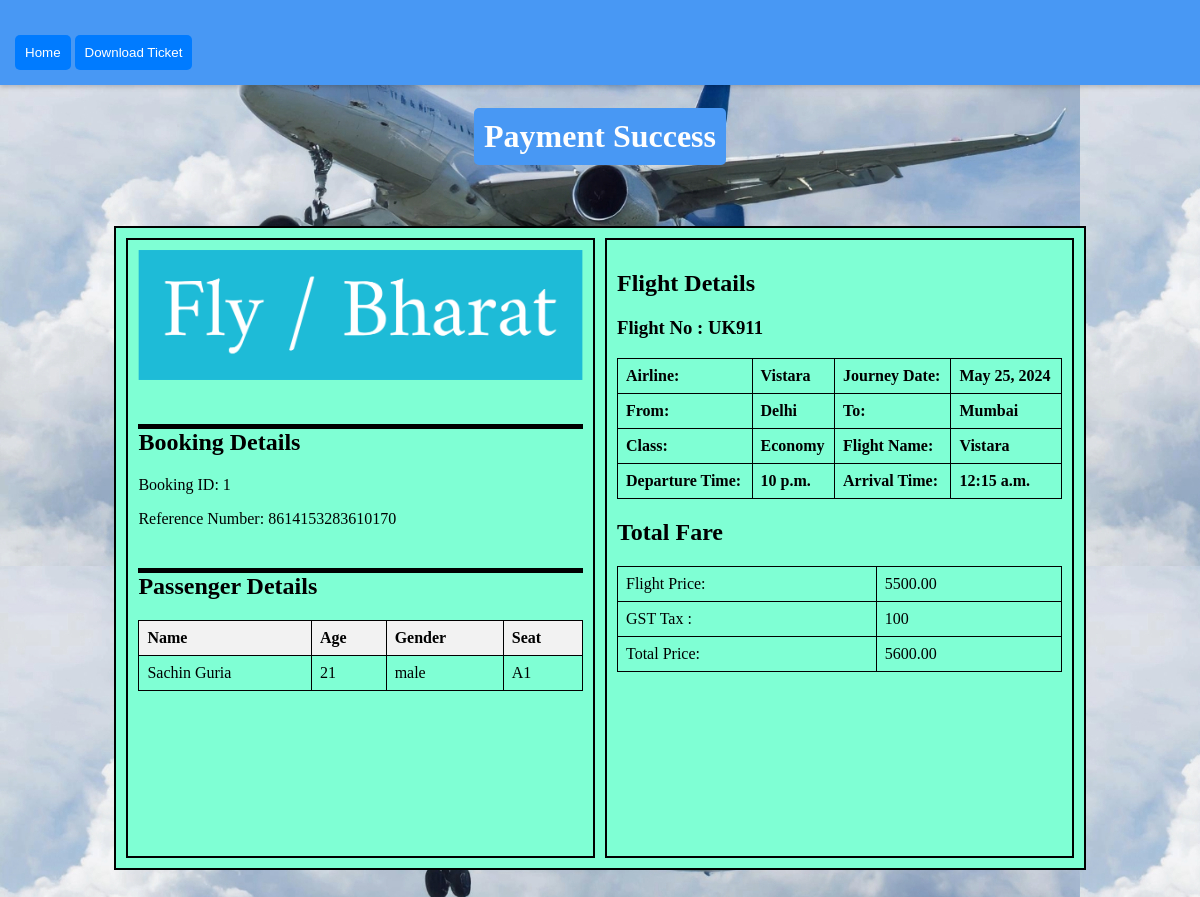
/payment_success/1 (signed in), run on the app's committed database.
### apps/models.py (models this page shows, shortened)
class Booking(models.Model):
    user=models.ForeignKey(User, on_delete=models.CASCADE,null=True)
    flight = models.ForeignKey(Flight, on_delete=models.CASCADE, null=True,default=1)
    departure_date = models.DateField(null=True)
    class_type = models.CharField(max_length=50,null=True)
    flight_fare = models.DecimalField(max_digits=10, decimal_places=2)

class Payment(models.Model):
    STATUS_CHOICES = [
        ('fail', 'Fail'),
        ('pass', 'Pass'),
    ]
    booking = models.ForeignKey('Booking', on_delete=models.CASCADE)
    reference = models.CharField(max_length=100)
    amount = models.DecimalField(max_digits=10, decimal_places=2)
    payment_date = models.DateTimeField(auto_now_add=True)
    paid = models.CharField(max_length=10, choices=STATUS_CHOICES, default='fail')

class Passenger(models.Model):
    booking = models.ForeignKey(
        'Booking',
        related_name='passengers',
        on_delete=models.CASCADE
    )
    flight_id = models.IntegerField(null=True)
    name = models.CharField(
        _('Name'),
        max_length=100,
        null=True,
        blank=True
    )
    age = models.IntegerField(
        _('Age'),
        null=True,
        blank=True
    )
    gender = models.CharField(max_length=10, choices=[('male', 'Male'), ('female', 'Female'), ('other', 'Other')],null=True)
    contact_number = models.CharField(
        _('Contact Number'),
        max_length=20,
        default='2122112'
    )
    email = models.EmailField(
        _('Email'),
        default='noreply@example.com'
    )
    seat = models.CharField(max_length=3,null=True)

class Flight(models.Model):
    airline = models.CharField(max_length=100)
    flight_number = models.CharField(max_length=20)
    departure_date = models.DateField()
    departure_time = models.TimeField()
    arrival_time = models.TimeField()
    from_location = models.CharField(max_length=100)
    to_location = models.CharField(max_length=100)
    price = models.DecimalField(max_digits=10, decimal_places=2)
    class_type = models.CharField(max_length=20)
    total_seat = models.IntegerField(default=0)
    is_available = models.BooleanField(default=True)

### apps/views.py (the view)
# urls.py: path('payment_success/<int:booking_id>', views.payment_success, name='payment_success'),
@login_required
def payment_success(request, booking_id):
    booking = get_object_or_404(Booking, pk=booking_id)
    payment = get_object_or_404(Payment, booking_id=booking_id)
    passengers = Passenger.objects.filter(booking=booking)
    flight = get_object_or_404(Flight, id=booking.flight_id)
    context = {
        'booking': booking,
        'reference_number': payment.reference,
        'passengers': passengers,
        'fare':payment,
        'flight':flight,
    }
    return render(request, 'payment_success.html', context)

### apps/templates/payment_success.html (shortened to what this page needs)
{% load static %}
<!DOCTYPE html>
<html lang="en">
  <head>
  </head>
  <body onload="generateBarcode()">
    <div class="top-bar">
      <button class="home-button" onclick="goToHome()">Home</button>
      <button class="download-button" onclick="downloadPDF()">
        Download Ticket
      </button>
    </div>
    <h1>Payment Success</h1>
    <div class="main-container" id="main-container">
      <div class="container">
        <img
          class="rectangle-image"
          src="{% static 'img/logo.png' %}"
          alt="Plane Image"
        />
        <hr />
        <h2>Booking Details</h2>
        <p>Booking ID: {{ booking.pk }}</p>
        <p>Reference Number: {{ reference_number }}</p>
        <hr />
        <h2>Passenger Details</h2>
        <table>
          <tr>
            <th>Name</th>
            <th>Age</th>
            <th>Gender</th>
            <th>Seat</th>
          </tr>
          {% for passenger in passengers %}
          <tr>
            <td>{{ passenger.name }}</td>
            <td>{{ passenger.age }}</td>
            <td>{{ passenger.gender }}</td>
            <td>{{ passenger.seat }}</td>
          </tr>
          {% endfor %}
        </table>
      </div>
      <div class="second-container">
        <h2>Flight Details</h2>
        <h3>Flight No : {{flight.flight_number}}</h3>
        <table>
          <tr>
            <td><strong> Airline: </strong></td>
            <td><strong>{{flight.airline}}</strong></td>
            <td><strong>Journey Date:</strong></td>
            <td><strong>{{booking.departure_date}}</strong></td>
          </tr>
          <tr>
            <td><strong>From:</strong></td>
            <td><strong>{{flight.from_location}}</strong></td>
            <td><strong>To:</strong></td>
            <td><strong>{{flight.to_location}}</strong></td>
          </tr>
          <tr>
            <td><strong>Class:</strong></td>
            <td><strong>{{booking.class_type}}</strong></td>
            <td><strong>Flight Name:</strong></td>
            <td><strong>{{flight.airline}}</strong></td>
          </tr>
          <tr>
            <td><strong>Departure Time:</strong></td>
            <td><strong>{{flight.departure_time}}</strong></td>
            <td><strong>Arrival Time:</strong></td>
            <td><strong>{{flight.arrival_time}}</strong></td>
          </tr>
        </table>
        <h2>Total Fare</h2>
        <table>
          <tr>
            <td>Flight Price:</td>
            <td>{{flight.price}}</td>
          </tr>
          <tr>
            <td>GST Tax :</td>
            <td>100</td>
          </tr>
          <tr>
            <td>Total Price:</td>
            <td>{{fare.amount}}</td>
          </tr>
        </table>
        <div class="barcode">
          <svg id="barcode"></svg>
        </div>
      </div>
    </div>
  </body>
</html>

### data on the page
Booking: pk "1", departure_date "May 25, 2024", class_type "Economy"
Payment: reference "8614153283610170", amount "5600.00"
Passenger: name "Sachin Guria", age "21", gender "male", seat "A1"
Flight: flight_number "UK911", airline "Vistara", from_location "Delhi", to_location "Mumbai", departure_time "10 p.m.", arrival_time "12:15 a.m.", price "5500.00"
